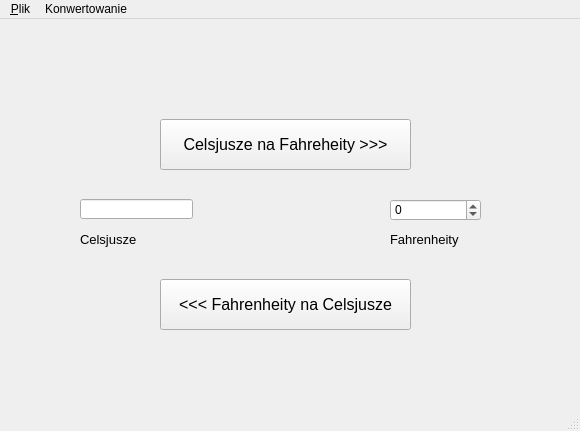
<?xml version="1.0" encoding="UTF-8"?>
<ui version="4.0">
 <class>MainWindow</class>
 <widget class="QMainWindow" name="MainWindow">
  <property name="geometry">
   <rect>
    <x>0</x>
    <y>0</y>
    <width>580</width>
    <height>431</height>
   </rect>
  </property>
  <property name="windowTitle">
   <string>MainWindow</string>
  </property>
  <widget class="QWidget" name="centralwidget">
   <widget class="QPushButton" name="btnCnaF">
    <property name="geometry">
     <rect>
      <x>160</x>
      <y>100</y>
      <width>251</width>
      <height>51</height>
     </rect>
    </property>
    <property name="font">
     <font>
      <pointsize>12</pointsize>
     </font>
    </property>
    <property name="text">
     <string>Celsjusze na Fahreheity &gt;&gt;&gt;</string>
    </property>
   </widget>
   <widget class="QPushButton" name="btnFnaC">
    <property name="geometry">
     <rect>
      <x>160</x>
      <y>260</y>
      <width>251</width>
      <height>51</height>
     </rect>
    </property>
    <property name="font">
     <font>
      <pointsize>12</pointsize>
     </font>
    </property>
    <property name="text">
     <string>&lt;&lt;&lt; Fahrenheity na Celsjusze</string>
    </property>
   </widget>
   <widget class="QLineEdit" name="editCel">
    <property name="geometry">
     <rect>
      <x>80</x>
      <y>180</y>
      <width>113</width>
      <height>20</height>
     </rect>
    </property>
   </widget>
   <widget class="QSpinBox" name="spinFahr">
    <property name="geometry">
     <rect>
      <x>390</x>
      <y>180</y>
      <width>91</width>
      <height>22</height>
     </rect>
    </property>
    <property name="minimum">
     <number>-1000</number>
    </property>
    <property name="maximum">
     <number>100000</number>
    </property>
   </widget>
   <widget class="QLabel" name="label">
    <property name="geometry">
     <rect>
      <x>80</x>
      <y>210</y>
      <width>61</width>
      <height>21</height>
     </rect>
    </property>
    <property name="font">
     <font>
      <pointsize>10</pointsize>
     </font>
    </property>
    <property name="text">
     <string>Celsjusze</string>
    </property>
   </widget>
   <widget class="QLabel" name="label_2">
    <property name="geometry">
     <rect>
      <x>390</x>
      <y>210</y>
      <width>81</width>
      <height>21</height>
     </rect>
    </property>
    <property name="font">
     <font>
      <pointsize>10</pointsize>
     </font>
    </property>
    <property name="text">
     <string>Fahrenheity</string>
    </property>
   </widget>
  </widget>
  <widget class="QMenuBar" name="menubar">
   <property name="geometry">
    <rect>
     <x>0</x>
     <y>0</y>
     <width>580</width>
     <height>21</height>
    </rect>
   </property>
   <widget class="QMenu" name="menuPlik">
    <property name="title">
     <string>&amp;Plik</string>
    </property>
    <addaction name="actionZako_cz"/>
   </widget>
   <widget class="QMenu" name="menuKonwertowanie">
    <property name="title">
     <string>Konwertowanie</string>
    </property>
    <addaction name="actionC_na_F"/>
    <addaction name="actionF_na_C"/>
   </widget>
   <addaction name="menuPlik"/>
   <addaction name="menuKonwertowanie"/>
  </widget>
  <widget class="QStatusBar" name="statusbar"/>
  <action name="actionC_na_F">
   <property name="text">
    <string>C na F</string>
   </property>
  </action>
  <action name="actionF_na_C">
   <property name="text">
    <string>F na C</string>
   </property>
  </action>
  <action name="actionZako_cz">
   <property name="text">
    <string>Za&amp;kończ</string>
   </property>
  </action>
 </widget>
 <resources/>
 <connections/>
</ui>
